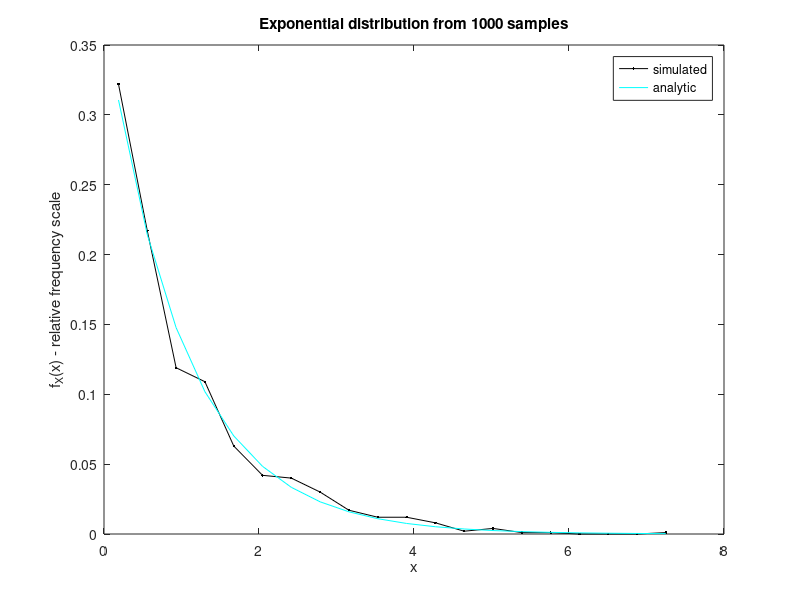
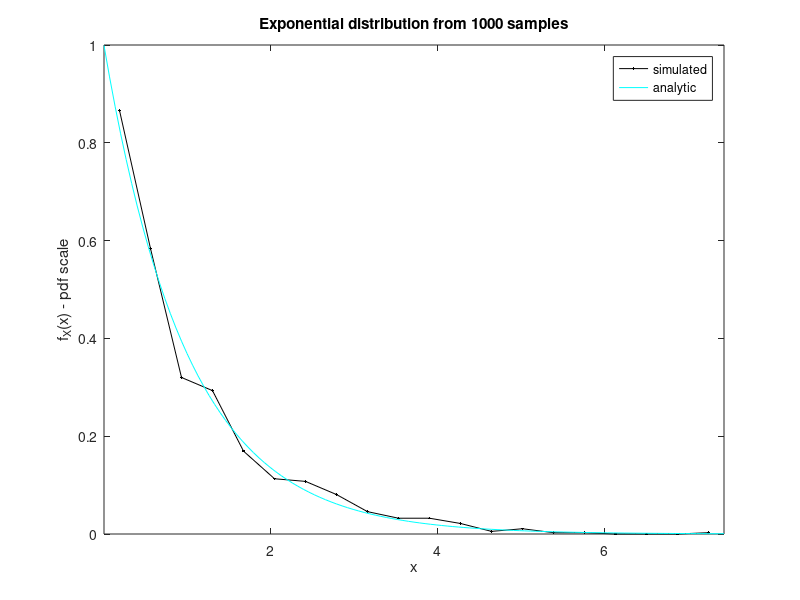

MATLAB code to generate these figures, in order:
% Exercise 2 of Chp.2 
% Generation of data from exponential distribution using the inverse from uniform.
n = 1000;
lambda = 1;
bins = 20;

% Generate random numbers from exponential distribution and form bins 
% (as if to draw a histogram)
rV = rand(n,1);
yV = -(1/lambda)*log(1-rV);
[Ny,Xy]=hist(yV,bins);  % Xy has the centers of bins, Ny the frequencies

% First (simple) way to plot simulated (from histogram) together with
% analytic expression for the pdf. The y-axis has the scale for relative
% frequency.
ypdfV = lambda*exp(-lambda*Xy);
ypdfV = ypdfV / sum(ypdfV);
figure(1)
clf
plot(Xy,Ny/n,'.-k')
hold on
plot(Xy,ypdfV,'c')
legend('simulated','analytic')
xlabel('x')
ylabel('f_X(x) - relative frequency scale')
title(['Exponential distribution from ',int2str(n),' samples'])

% Second way to plot simulated (from histogram) together with
% analytic expression for the pdf. The y-axis has the proper scale of the pdf!
width = Xy(2)-Xy(1); % width of bin
relfreqV = Ny/n;  % relative frequency
estypdfV = relfreqV/width; % estimated pdf values
fexppdf = @(x) lambda*exp(-lambda*x); % the 'function' of exponential pdf 
figure(2)
clf
plot(Xy,estypdfV,'.-k')
hold on
fplot(fexppdf,[Xy(1)-width/2 Xy(end)+width/2],'c')
legend('simulated','analytic')
xlabel('x')
ylabel('f_X(x) - pdf scale')
title(['Exponential distribution from ',int2str(n),' samples'])
